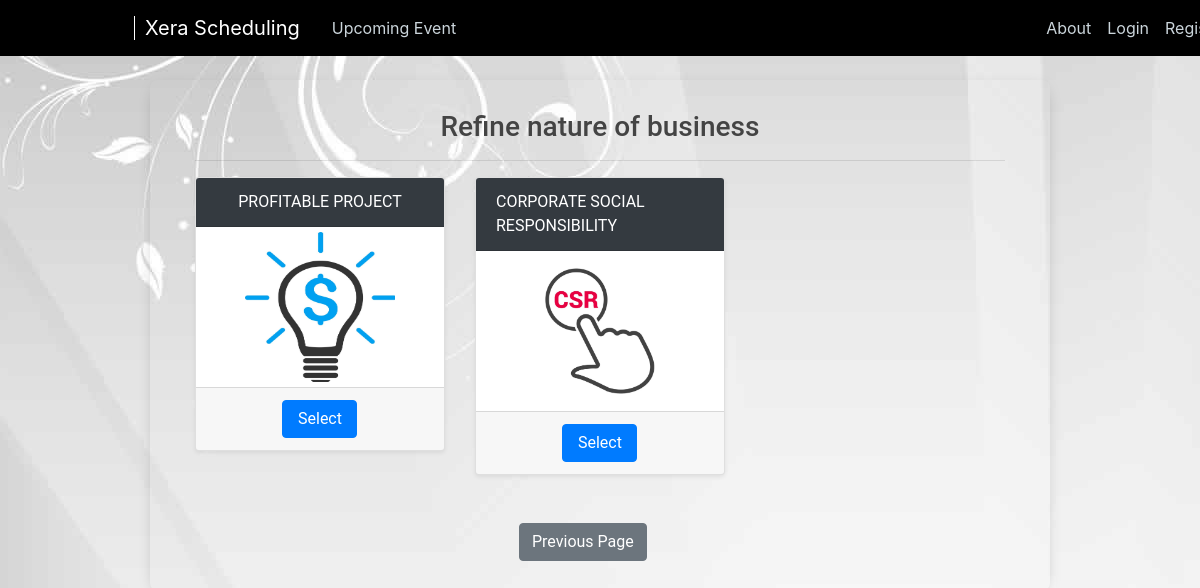
Page /ezz/subpurpose/1 on the earlier database version.
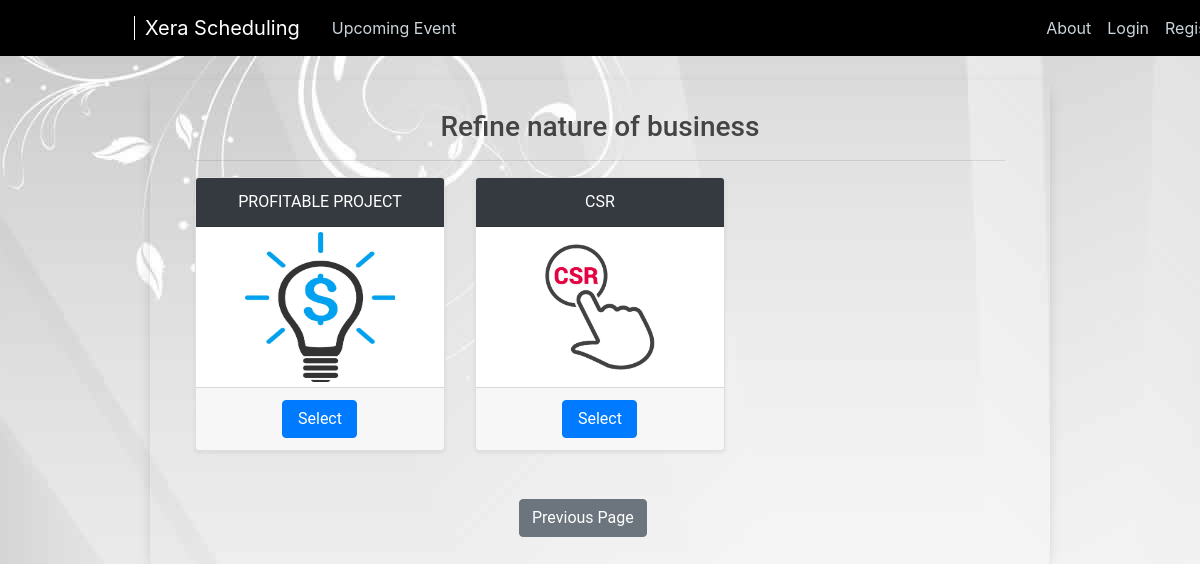
Same page on the later database version.
### premiers/models.py (models this page shows, shortened)
class SubPurpose(models.Model):
    main_purpose = models.ForeignKey(MainPurpose, on_delete=models.CASCADE)
    sub_item = models.CharField(max_length=200, null=True)
    sub_weight = models.FloatField(null=True)
    image = models.ImageField(default='default.jpg', upload_to='SubPurpose_pics')
    description = models.TextField(max_length=1000, blank=True, null=True)

### premiers/views.py (the view)
# urls.py: path('subpurpose/<int:pro_id>', views.subpurpose.as_view(), name='ezz-subpurpose'),
class subpurpose(TemplateView):
    template_name = "meetings/subpurpose.html"
    def get_context_data(self, **kwargs):
        context = super().get_context_data(**kwargs)
        main_id = self.kwargs['pro_id']
        context['subs'] = SubPurpose.objects.filter(main_purpose_id=main_id)
        return context

### premiers/templates/meetings/subpurpose.html
{% extends "premiers/base.html" %}
{% block content %}
<div class="event-container">
    <div class="event">
        <div class="container" style="margin: 30px">
            <h3 class="text-center"> Refine nature of business </h3>
            <hr>
            <div class="row mt-3">
                {% for sub in subs %}
                <div class="col-md-4">
                    <div class="card mb-4 shadow-sm">
                        <div class="card-header align-items-center d-flex justify-content-center bg-dark text-white">
                            <input type="hidden">{{sub.sub_item}}</input>
                        </div>
                        <div style=" text-align: center; display: block; margin-top: 5px; margin-bottom: 5px">
                            <img src="{{sub.image.url}}" alt="" class="img-fluid" style="width: 150px; height:150px;">
                        </div>
                        <div class="card-footer text-center">
                            <a style="width:75px" href="{% url 'ezz-recommend' sub.id %}"
                               class="btn btn-primary">Select</a>
                        </div>
                    </div>
                    <br>
                </div>
                {% endfor %}
            </div>
            <div style="margin-left: 40%">
                <nav aria-label="..." >
                    <ul class="pagination">
                        <li class="page-item">
                            <a class="btn btn-secondary" href="{% url 'ezz-purpose' %}">Previous Page</a>
                        </li>
                    </ul>
                </nav>
            </div>
        </div>
    </div>
</div>
{% endblock content %}

Differences in the rows shown:
changed SubPurpose: sub_item "CORPORATE SOCIAL RESPONSIBILITY" → "CSR"
